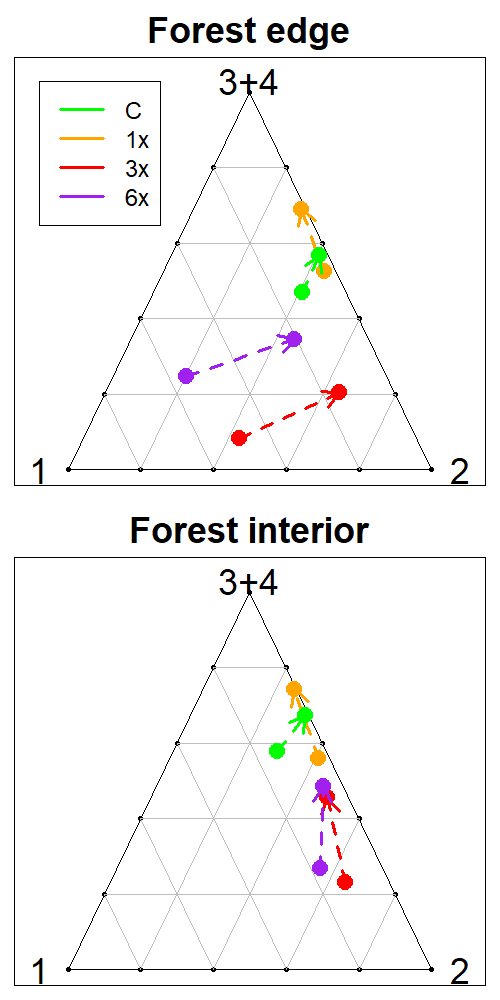

Generate this figure with R:
rm(list=ls(all=TRUE))

#root path
setwd('U:\\independent studies\\LIDAR Tanguro\\LidarLDA_MS')

#get 2014 data
a2014=read.csv('simplex\\data 2014.csv')

#edit these data
a2014$comm34=a2014$comm3+a2014$comm4
ind=which(colnames(a2014)%in%c('comm1','comm2','comm34'))
colnames(a2014)[ind]=c('comm1.14','comm2.14','comm34.14')
ind=which(colnames(a2014)%in%c('comm3','comm4'))
a2014a=a2014[,-ind]

#add whatever is missing to sum to 1 into comm34.14
soma=apply(a2014a[,c('comm1.14','comm2.14','comm34.14')],1,sum)
a2014a$comm34.14=a2014a$comm34.14+(1-soma)
apply(a2014a[,c('comm1.14','comm2.14','comm34.14')],1,sum)

#get 2018 data
a2018=read.csv('simplex\\data 2018.csv')

#edit these data
a2018$comm34=a2018$comm3+a2018$comm4
ind=which(colnames(a2018)%in%c('comm1','comm2','comm34'))
colnames(a2018)[ind]=c('comm1.18','comm2.18','comm34.18')
ind=which(colnames(a2018)%in%c('comm3','comm4'))
a2018a=a2018[,-ind]

#combine these datasets and make plot
fim=merge(a2014a,a2018a,all=T); dim(a2014a); dim(a2018a); dim(fim)
aux=data.frame(fire.treat=c('C','1x','3x','6x'),
               cores=c('green','orange','red','purple'))
fim1=merge(fim,aux,all=T); dim(fim); dim(fim1)

#function to convert into barycentric coordinates
get.stuff=function(k){
  x=k[2]+k[3]*(1/2)
  y=k[3]*sqrt(3)/2
  c(x,y)
}

#get tick marks
seq1=seq(from=0,to=1,by=0.2)
tmp1=data.frame(comm1=seq1,comm2=1-seq1,comm34=0)
tmp2=data.frame(comm1=seq1,comm2=0,     comm34=1-seq1)
tmp3=data.frame(comm1=0   ,comm2=seq1,  comm34=1-seq1)
ticks=rbind(tmp1,tmp2,tmp3)

#plot results
png('simplex\\graph1_2_34.png',width=500,height=1000)
par(mfrow=c(2,1),mar=c(1,1,4,1))
tipo=c('edge','interior')
titulo=paste0('Forest ',tipo)
for (i in 1:2){
  plot(NA,NA,xlim=c(-0.1,1.1),ylim=c(0,1.05*sqrt(3)/2),
       xlab='',ylab='',xaxt='n',yaxt='n',main=titulo[i],
       cex.main=3)
  text(c(-0.08,1.08,0.5),c(0,0,1.03*sqrt(3)/2),c(1,2,'3+4'),cex=3)
  lines(c(0,1,1/2,0),c(0,0,sqrt(3)/2,0))

  #draw ticks
  for (j in 1:nrow(ticks)){
    coord1=ticks[j,c('comm1','comm2','comm34')]
    coord1a=get.stuff(unlist(coord1))
    points(x=coord1a[1],
           y=coord1a[2],cex=1,pch=19)
  }

  #draw grid
  for (j in 1:nrow(ticks)){
    coord1=ticks[j,c('comm1','comm2','comm34')]
    coord1a=get.stuff(unlist(coord1))
    if (sum(coord1!=1)==3){
      if (coord1[1]!=0 & coord1[2]!=0) coord2=coord1[c(1,3,2)]
      if (coord1[2]!=0 & coord1[3]!=0) coord2=coord1[c(3,2,1)]
      if (coord1[1]!=0 & coord1[3]!=0) coord2=coord1[c(2,1,3)]
      coord2a=get.stuff(unlist(coord2))
      lines(x=c(coord1a[1],coord2a[1]),
            y=c(coord1a[2],coord2a[2]),col='grey')
    }
  }

  #draw data  
  cond=fim1$edge==tipo[i]
  fim2=fim1[cond,]
  for (j in 1:nrow(fim2)){
    coord1=fim2[j,c('comm1.14','comm2.14','comm34.14')]
    coord1a=get.stuff(unlist(coord1))
    coord2=fim2[j,c('comm1.18','comm2.18','comm34.18')]
    coord2a=get.stuff(unlist(coord2))
    points(x=c(coord1a[1],coord2a[1]),
           y=c(coord1a[2],coord2a[2]),
           col=fim2$cores[j],cex=3,pch=19)
    arrows(x0=coord1a[1], y0=coord1a[2], 
           x1=coord2a[1], y1=coord2a[2],col=fim2$cores[j],lwd=3,lty=2)
  }
  
  if (i==1) legend(-0.08,1.03*sqrt(3)/2,
                   col=aux$cores,
                   aux$fire.treat,
                   lwd=3,cex=2)
}
dev.off()

